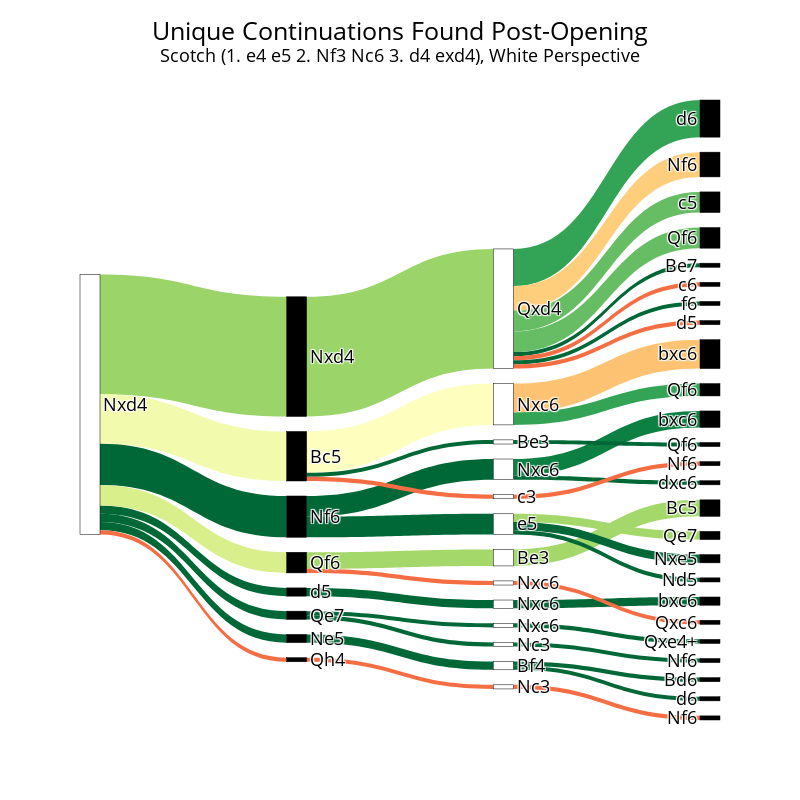

Notebook cell for this chart:
### Markdown cell above
## Build Filtered Decision Tree.

### Code cell
nodes_filtered = build_tree(game_list_filtered, result_list_filtered, max_depth=4)
data_filtered = format_data(nodes_filtered)
fig = go.Figure(data=data_filtered)

fig.update_layout(title_text=f"Unique Continuations Found Post-Opening<br><sup>{opening[1]} ({game_string(opening[0])}), {color} Perspective</sup>",
                  title_font_size=25,
                  title_x=0.5,
                  title_y=.95,
                  font=dict(size=18,color="black"),
                  width=800,
                  height=800)
fig

### Figure 1 — Plotly figure (JSON) as saved in the notebook; plotly's stock layout.template omitted (floating-point values rounded to 4 significant figures)
{"data": [{"link": {"color": ["rgb(155, 212, 105)", "rgb(155, 212, 105)", "rgb(51, 164, 86)", "rgb(242, 250, 174)", "rgb(254, 255, 190)", "rgb(253, 195, 114)", "rgb(0, 104, 55)", "rgb(0, 104, 55)", "rgb(12, 127, 67)", "rgb(254, 206, 124)", "rgb(0, 104, 55)", "rgb(0, 104, 55)", "rgb(0, 104, 55)", "rgb(0, 104, 55)", "rgb(102, 189, 99)", "rgb(102, 189, 99)", "rgb(0, 104, 55)", "rgb(0, 104, 55)", "rgb(244, 109, 67)", "rgb(0, 104, 55)", "rgb(0, 104, 55)", "rgb(0, 104, 55)", "rgb(51, 164, 86)", "rgb(0, 104, 55)", "rgb(0, 104, 55)", "rgb(0, 104, 55)", "rgb(217, 239, 139)", "rgb(165, 216, 106)", "rgb(165, 216, 106)", "rgb(0, 104, 55)", "rgb(0, 104, 55)", "rgb(0, 104, 55)", "rgb(244, 109, 67)", "rgb(244, 109, 67)", "rgb(0, 104, 55)", "rgb(165, 216, 106)", "rgb(0, 104, 55)", "rgb(0, 104, 55)", "rgb(244, 109, 67)", "rgb(244, 109, 67)", "rgb(0, 104, 55)", "rgb(0, 104, 55)", "rgb(244, 109, 67)", "rgb(244, 109, 67)", "rgb(244, 109, 67)", "rgb(244, 109, 67)"], "hovertemplate": "%{target.label}<br />%{value:.f} of %{source.value:.f} games<extra></extra>", "source": [0, 1, 2, 0, 4, 5, 0, 7, 8, 2, 0, 11, 12, 2, 2, 2, 4, 17, 2, 0, 20, 21, 5, 0, 24, 25, 0, 27, 28, 8, 11, 31, 4, 33, 7, 35, 35, 2, 27, 39, 35, 21, 2, 0, 44, 45], "target": [1, 2, 3, 4, 5, 6, 7, 8, 9, 10, 11, 12, 13, 14, 15, 16, 17, 18, 19, 20, 21, 22, 23, 24, 25, 26, 27, 28, 29, 30, 31, 32, 33, 34, 35, 36, 37, 38, 39, 40, 41, 42, 43, 44, 45, 46], "value": [29, 29, 9, 12, 10, 7, 10, 5, 4, 6, 2, 1, 1, 1, 5, 5, 1, 1, 1, 2, 2, 1, 3, 2, 2, 2, 5, 4, 4, 1, 1, 1, 1, 1, 5, 2, 2, 1, 1, 1, 1, 1, 1, 1, 1, 1]}, "node": {"color": ["#FFFFFF", "#000000", "#FFFFFF", "#000000", "#000000", "#FFFFFF", "#000000", "#000000", "#FFFFFF", "#000000", "#000000", "#000000", "#FFFFFF", "#000000", "#000000", "#000000", "#000000", "#FFFFFF", "#000000", "#000000", "#000000", "#FFFFFF", "#000000", "#000000", "#000000", "#FFFFFF", "#000000", "#000000", "#FFFFFF", "#000000", "#000000", "#FFFFFF", "#000000", "#FFFFFF", "#000000", "#FFFFFF", "#000000", "#000000", "#000000", "#FFFFFF", "#000000", "#000000", "#000000", "#000000", "#000000", "#FFFFFF", "#000000"], "customdata": [["1. Nxd4", 55.56], ["1. Nxd4 Nxd4", 51.72], ["1. Nxd4 Nxd4 2. Qxd4", 51.72], ["1. Nxd4 Nxd4 2. Qxd4 d6", 66.67], ["1. Nxd4 Bc5", 33.33], ["1. Nxd4 Bc5 2. Nxc6", 30], ["1. Nxd4 Bc5 2. Nxc6 bxc6", 14.29], ["1. Nxd4 Nf6", 80], ["1. Nxd4 Nf6 2. Nxc6", 80], ["1. Nxd4 Nf6 2. Nxc6 bxc6", 75], ["1. Nxd4 Nxd4 2. Qxd4 Nf6", 16.67], ["1. Nxd4 Qe7", 100], ["1. Nxd4 Qe7 2. Nxc6", 100], ["1. Nxd4 Qe7 2. Nxc6 Qxe4+", 100], ["1. Nxd4 Nxd4 2. Qxd4 Be7", 100], ["1. Nxd4 Nxd4 2. Qxd4 c5", 60], ["1. Nxd4 Nxd4 2. Qxd4 Qf6", 60], ["1. Nxd4 Bc5 2. Be3", 100], ["1. Nxd4 Bc5 2. Be3 Qf6", 100], ["1. Nxd4 Nxd4 2. Qxd4 c6", 0], ["1. Nxd4 Ne5", 100], ["1. Nxd4 Ne5 2. Bf4", 100], ["1. Nxd4 Ne5 2. Bf4 Bd6", 100], ["1. Nxd4 Bc5 2. Nxc6 Qf6", 66.67], ["1. Nxd4 d5", 100], ["1. Nxd4 d5 2. Nxc6", 100], ["1. Nxd4 d5 2. Nxc6 bxc6", 100], ["1. Nxd4 Qf6", 40], ["1. Nxd4 Qf6 2. Be3", 50], ["1. Nxd4 Qf6 2. Be3 Bc5", 50], ["1. Nxd4 Nf6 2. Nxc6 dxc6", 100], ["1. Nxd4 Qe7 2. Nc3", 100], ["1. Nxd4 Qe7 2. Nc3 Nf6", 100], ["1. Nxd4 Bc5 2. c3", 0], ["1. Nxd4 Bc5 2. c3 Nf6", 0], ["1. Nxd4 Nf6 2. e5", 80], ["1. Nxd4 Nf6 2. e5 Qe7", 50], ["1. Nxd4 Nf6 2. e5 Nxe5", 100], ["1. Nxd4 Nxd4 2. Qxd4 f6", 100], ["1. Nxd4 Qf6 2. Nxc6", 0], ["1. Nxd4 Qf6 2. Nxc6 Qxc6", 0], ["1. Nxd4 Nf6 2. e5 Nd5", 100], ["1. Nxd4 Ne5 2. Bf4 d6", 100], ["1. Nxd4 Nxd4 2. Qxd4 d5", 0], ["1. Nxd4 Qh4", 0], ["1. Nxd4 Qh4 2. Nc3", 0], ["1. Nxd4 Qh4 2. Nc3 Nf6", 0]], "hovertemplate": "%{customdata[0]}<br />You scored %{customdata[1]:.0f}% in %{value:.f} games<extra></extra>", "label": ["Nxd4", "Nxd4", "Qxd4", "d6", "Bc5", "Nxc6", "bxc6", "Nf6", "Nxc6", "bxc6", "Nf6", "Qe7", "Nxc6", "Qxe4+", "Be7", "c5", "Qf6", "Be3", "Qf6", "c6", "Ne5", "Bf4", "Bd6", "Qf6", "d5", "Nxc6", "bxc6", "Qf6", "Be3", "Bc5", "dxc6", "Nc3", "Nf6", "c3", "Nf6", "e5", "Qe7", "Nxe5", "f6", "Nxc6", "Qxc6", "Nd5", "d6", "d5", "Qh4", "Nc3", "Nf6"], "line": {"color": "black", "width": 0.5}, "pad": 15, "thickness": 20}, "type": "sankey"}], "layout": {"font": {"color": "black", "size": 18}, "height": 800, "title": {"font": {"size": 25}, "text": "Unique Continuations Found Post-Opening<br><sup>Scotch (1. e4 e5 2. Nf3 Nc6 3. d4 exd4), White Perspective</sup>", "x": 0.5, "y": 0.95}, "width": 800}}
